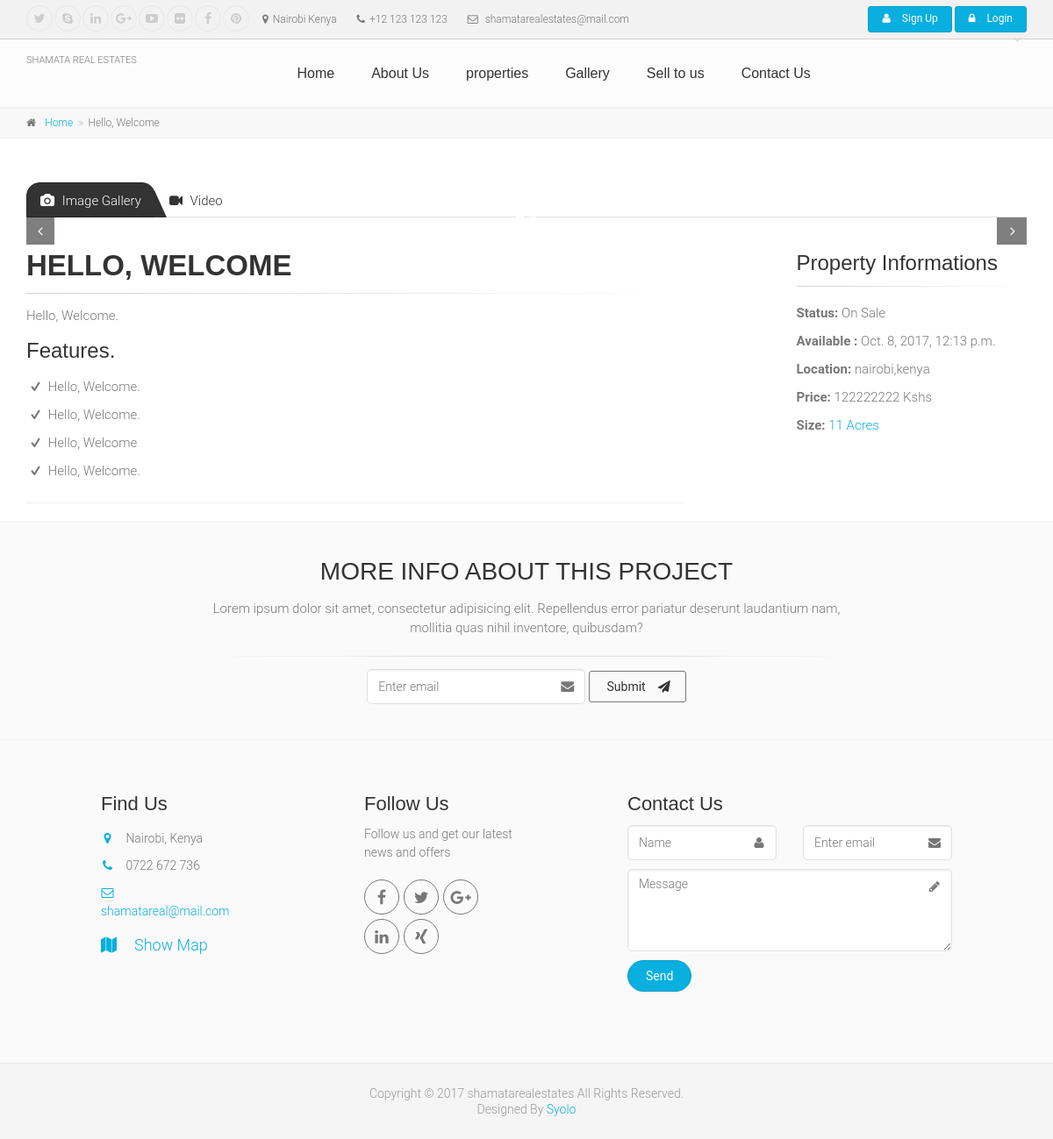
Page /ddddddddddddddddd/ on the committed database.
### Main/models.py (models this page shows, shortened)
class Post(models.Model):
    user = models.ForeignKey(settings.AUTH_USER_MODEL, default=1)
    title = models.CharField(max_length=120)
    slug = models.SlugField(unique=True)
    image = models.ImageField(upload_to=upload_location)
    image_2 = models.ImageField(upload_to=upload_location)
    image_3 = models.ImageField(upload_to=upload_location,blank=True, null=True)
    image_4 = models.ImageField(upload_to=upload_location,blank=True, null=True)
    image_5 = models.ImageField(upload_to=upload_location,blank=True, null=True)
    video = models.FileField(upload_to=upload_location,blank=True, null=True)
    description = models.TextField()
    size_of_land = models.IntegerField()
    location_details = models.CharField(max_length=300)
    price = models.IntegerField()
    features = models.TextField()
    updated = models.DateTimeField(auto_now=True, auto_now_add=False)
    timestamp = models.DateTimeField(auto_now=False, auto_now_add=True)
    class Meta:
        ordering = ["-timestamp", "-updated"]

### Main/views.py (the view)
# urls.py: url(r'^(?P<slug>[\w-]+)/$', post_detail, name='detail'),
def post_detail(request,slug=None):#   showing details
    instance = get_object_or_404(Post, slug=slug)
    context = {
        "instance": instance,
    }
    template = 'detail.html'
    return render(request,template, context)

### Main/templates/detail.html (shortened to what this page needs)
{% extends "base.html" %}
{% block content %}
  {% include "navigation.html" %}
			<div class="breadcrumb-container">
				<div class="container">
					<ol class="breadcrumb">
						<li><i class="fa fa-home pr-10"></i><a href="#">Home</a></li>
						<li class="active">{{instance.title}}</li>
					</ol>
				</div>
			</div>
			<section class="main-container padding-bottom-clear">
				<div class="container">
					<div class="row">
						<div class="col-md-12">
							<ul class="nav nav-tabs style-1" role="tablist">
								<li class="active"><a href="#pill-1" role="tab" data-toggle="tab" title="video"><i class="fa fa-camera pr-5"></i> Image Gallery</a></li>
								<li><a href="#pill-2" role="tab" data-toggle="tab" title="text"><i class="fa fa-video-camera pr-5"></i> Video</a></li>
							</ul>
							<div class="tab-content space-bottom">
							</div>
						</div>
						<div class="pv-40">
							<div class="main col-md-8">
								<h1 class="title">{{instance.title}}</h1>
								<div class="separator-2"></div>
								<p>{{instance.description}}.</p>
								<h3 class="title">Features.</h3>
								<ul class="list-icons">
									<li><i class="icon-check"></i> {{instance.features}}.</li>
									<li><i class="icon-check"></i>  {{instance.features}}.</li>
									<li><i class="icon-check"></i> {{instance.features}}</li>
									<li><i class="icon-check"></i>  {{instance.features}}.</li>
								</ul>
								<hr>
							</div>
							<aside class="col-md-4 col-lg-3 col-lg-offset-1">
								<div class="sidebar">
									<div class="block clearfix">
										<h3 class="title">Property Informations</h3>
										<div class="separator-2"></div>
										<ul class="list margin-clear">
											<li><strong>Status: </strong> <span class="text-right">On Sale</span></li>
											<li><strong>Available <Since></Since>: </strong> <span class="text-right"> {{ instance.timestamp }} </span></li>
											<li><strong>Location: </strong> <span class="text-right">{{ instance.location_details }}</span></li>
											<li><strong>Price: </strong> <span class="text-right">{{ instance.price }}  Kshs</span></li>
											<li><strong>Size: </strong> <span class="text-right"><a href="#">{{ instance.size_of_land }}   Acres</a></span></li>
										</ul>
									</div>
								</div>
							</aside>
						</div>
					</div>
				</div>
			</section>
			<section class="section light-gray-bg pv-40 clearfix">
				<div class="container">
					<div class="row">
						<div class="col-md-12">
							<div class="call-to-action text-center">
								<div class="row">
									<div class="col-sm-8 col-sm-offset-2">
										<h2 class="title">More info About This Project</h2>
										<p>Lorem ipsum dolor sit amet, consectetur adipisicing elit. Repellendus error pariatur deserunt laudantium nam, mollitia quas nihil inventore, quibusdam?</p>
										<div class="separator"></div>
										<form class="form-inline margin-clear">
											<div class="form-group has-feedback">
												<input type="email" class="form-control" id="subscribe3" placeholder="Enter email" name="subscribe3" required="">
											</div>
											<button type="submit" class="btn btn-gray-transparent btn-animated margin-clear">Submit <i class="fa fa-send"></i></button>
										</form>
									</div>
								</div>
							</div>
						</div>
					</div>
				</div>
			</section>
      {% include "footer.html" %}
{% endblock content %}

### Main/static/css/typography-default.css (style rules this page uses)
h1, h2, h3, h4, h5, h6, .navbar .navbar-nav { font-family: "Raleway", sans-serif; }
body { font-family: "Roboto", sans-serif; }
html { height: 100%; }
body { font-size: 15px; line-height: 1.4666666667; color: #777777; background-color: #ffffff; font-weight: 300; }
h1, h2, h3, h4, h5, h6 { color: #333333; line-height: 1.2; }
h1 { font-size: 33px; font-weight: 700; text-transform: uppercase; }
h2 { font-size: 28px; margin-bottom: 15px; text-transform: uppercase; }
h3 { font-size: 24px; }
@media (min-width: 992px) { .title { margin-top: 0; } }
.sidebar .title { margin-top: 3px; }
p { margin-bottom: 15px; }
a { color: #09afdf; -webkit-transition: all 0.2s ease-in-out; -o-transition: all 0.2s ease-in-out; transition: all 0.2s ease-in-out; }

### rows in the picture
Post: title "Hello, Welcome", title "HELLO, WELCOME", description "Hello, Welcome", features "Hello, Welcome", timestamp "Oct. 8, 2017, 12:13 p.m.", location_details "nairobi,kenya", price "122222222", size_of_land "11"
